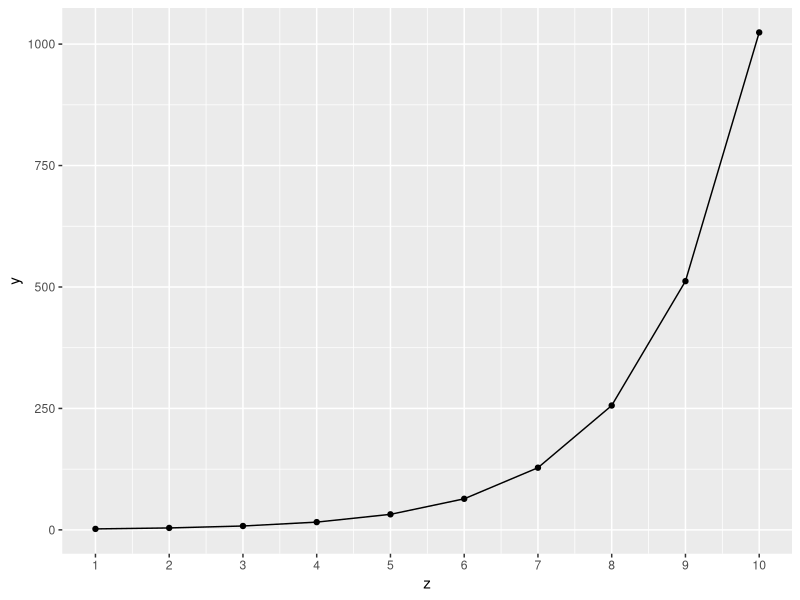
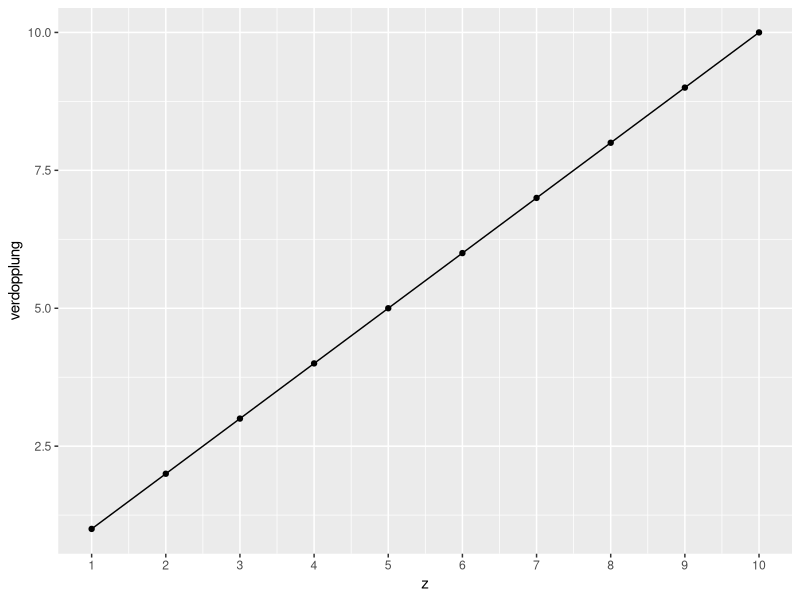
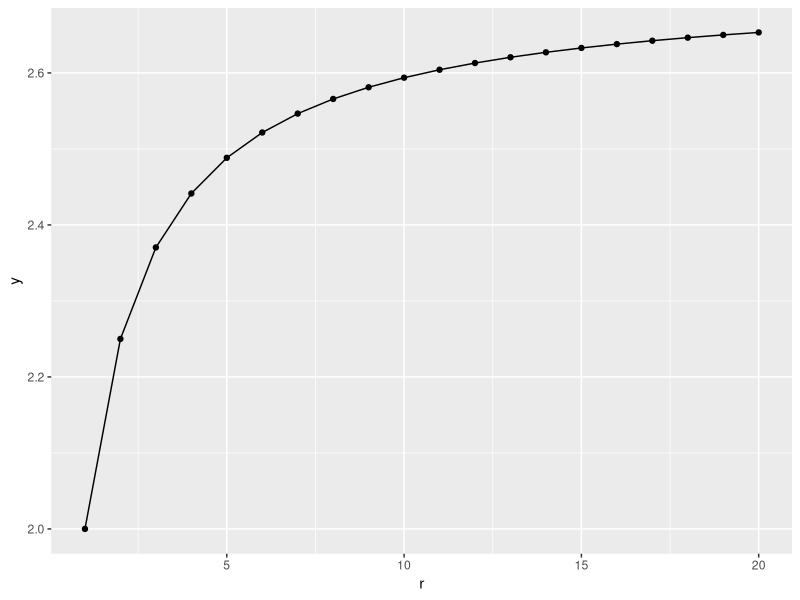

Write the R code that produced these figures, in order.
## ---- chunk 1
library(tidyverse)
library(knitr)
## ---- chunk 2
#| label: fig-expo
#| fig-cap: "Ein exponenzieller Wachstumsprozess"
d1 <-
  tibble(z = 1:10,
         y = 2^z)

d1 %>% 
  ggplot(aes(x = z, y = y)) +
  geom_line() +
  geom_point() +
  scale_x_continuous(breaks = 1:10)
## ---- chunk 3
#| label: fig-expo2
#| fig-cap: "Logarithmische Darstellung eines Wachstumsprozesses"
d1a <-
  tibble(z = 1:10,
         verdopplung = 1:10)

d1a %>% 
  ggplot(aes(x = z, y = verdopplung)) +
  geom_line() +
  geom_point() +
  scale_x_continuous(breaks = 1:10)
## ---- chunk 4
d2 <-
  tibble(
    r = 1:20,
    y = (1 + 1/r)^r
  )
## ---- chunk 5
#| label: fig-e2
#| fig-cap: "Wachstum wenn wir das Geld mehrfach unterjährig abheben und neu einzahlen"
d2 %>% 
  ggplot() +
  aes(x = r,
      y = y) +
  geom_point() +
  geom_line()
## ---- chunk 6
#| label: tbl-e2
#| tbl-cap: "Zinswachstum bei häufiger Aus- und Einzahlung pro Jahr"
d2 <-
  tibble(x = 0:10,
         r = 10^x,
         y = (1 + 1/r)^r)

d2 %>% 
  kable(digits = 10)
## ---- chunk 7
(1 + (.50/50))^50
## ---- chunk 8
(1 + (1.00/100))^100
## ---- chunk 9
w <- exp(2)
w
## ---- chunk 10
log(w)
## ---- chunk 11
log(2)
